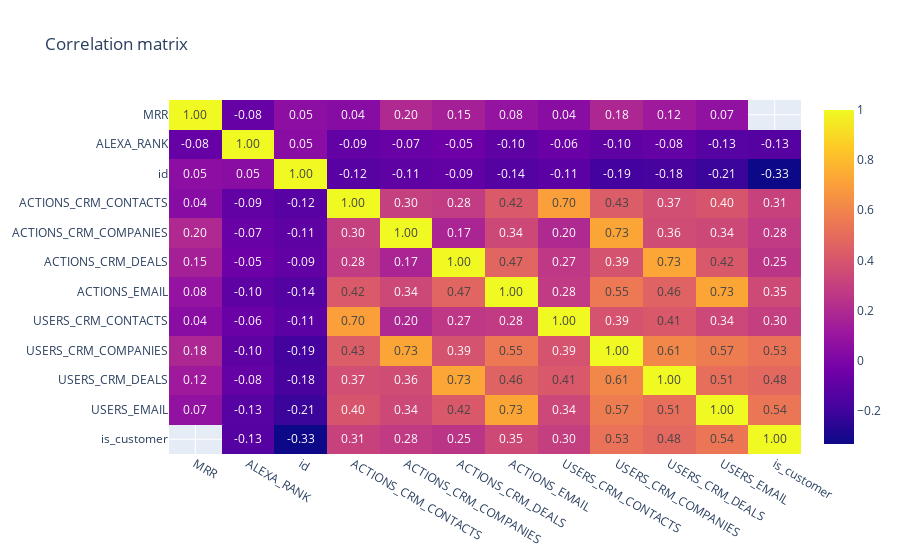

Notebook code cell kept with this figure:
### Code cell
corr_cols = [c for c in numeric_cols if c in data.columns] + ["is_customer"]
corr = data[corr_cols].corr()

fig = px.imshow(
    corr,
    text_auto=".2f",
    aspect="auto",
    title="Correlation matrix"
)
fig.show()

### Figure 1 — Plotly figure (JSON) as saved in the notebook; plotly's stock layout.template omitted (floating-point values rounded to 4 significant figures; data arrays with more than 128 entries replaced by an {"elided": "..."} marker saying what was removed)
{"data": [{"coloraxis": "coloraxis", "hovertemplate": "x: %{x}<br>y: %{y}<br>color: %{z}<extra></extra>", "name": "0", "texttemplate": "%{z:.2f}", "type": "heatmap", "x": ["MRR", "ALEXA_RANK", "id", "ACTIONS_CRM_CONTACTS", "ACTIONS_CRM_COMPANIES", "ACTIONS_CRM_DEALS", "ACTIONS_EMAIL", "USERS_CRM_CONTACTS", "USERS_CRM_COMPANIES", "USERS_CRM_DEALS", "USERS_EMAIL", "is_customer"], "xaxis": "x", "y": ["MRR", "ALEXA_RANK", "id", "ACTIONS_CRM_CONTACTS", "ACTIONS_CRM_COMPANIES", "ACTIONS_CRM_DEALS", "ACTIONS_EMAIL", "USERS_CRM_CONTACTS", "USERS_CRM_COMPANIES", "USERS_CRM_DEALS", "USERS_EMAIL", "is_customer"], "yaxis": "y", "z": {"elided": "12x12 float values"}}], "layout": {"coloraxis": {"colorscale": [[0, "#0d0887"], [0.1111, "#46039f"], [0.2222, "#7201a8"], [0.3333, "#9c179e"], [0.4444, "#bd3786"], [0.5556, "#d8576b"], [0.6667, "#ed7953"], [0.7778, "#fb9f3a"], [0.8889, "#fdca26"], [1, "#f0f921"]]}, "title": {"text": "Correlation matrix"}, "xaxis": {"anchor": "y", "domain": [0, 1]}, "yaxis": {"anchor": "x", "autorange": "reversed", "domain": [0, 1]}}}
